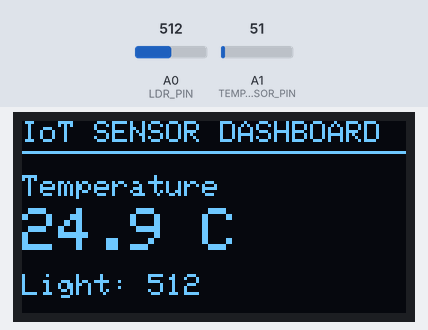
Simulated run of this sketch. Board: Arduino Uno, built with avr-gcc and run on an emulated ATmega328P. Shown: 128×64 one-colour display. The inputs (shaded band) are chosen by the test bench; at power-on: A1 (TEMP_SENSOR_PIN) = 51, A0 (LDR_PIN) = 512. What the sketch prints to the serial monitor is not drawn.

Above: at 2.7 s.
2.8 s: A1 (TEMP_SENSOR_PIN) set to 61
At 4.2 s:
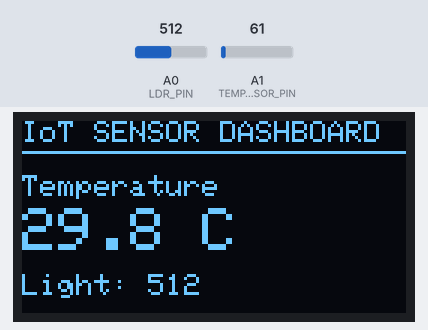
4.5 s: A0 (LDR_PIN) set to 716
At 5.5 s:
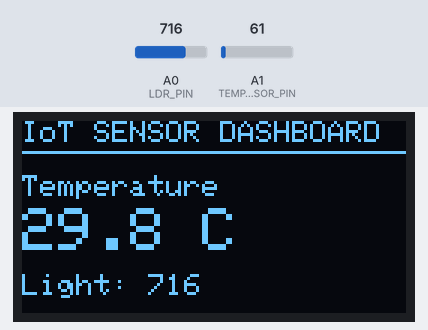
6.0 s: A1 (TEMP_SENSOR_PIN) set to 71
At 6.6 s:
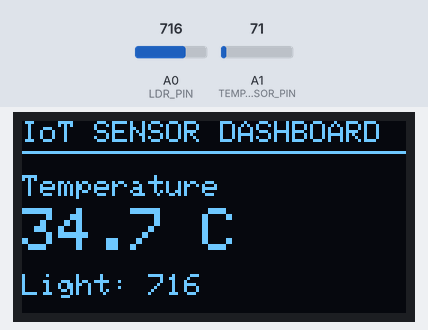
7.5 s: A0 (LDR_PIN) set to 900
At 8.7 s:
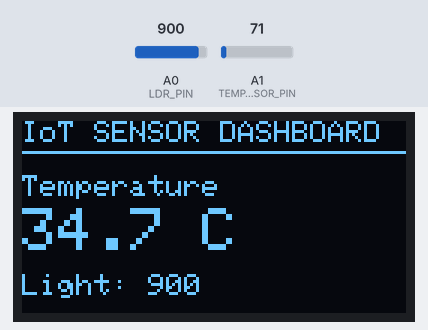
9.0 s: A1 (TEMP_SENSOR_PIN) set to 86
At 10.1 s:
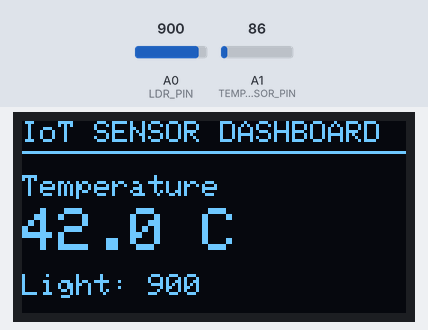
10.5 s: A0 (LDR_PIN) set to 1023
At 11.2 s:
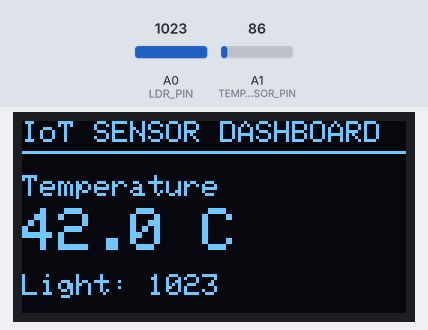
Timing chart, 0 to 13.0 s (numbered marks = the images above; inputs shaded):
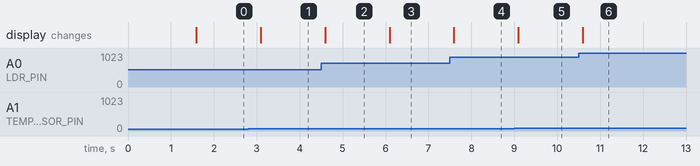

The sketch:

oled_sensor_dashboard.ino
```cpp
/*
  IoT Student Lab
  Project 23: OLED Sensor Dashboard
  Platform: Arduino Uno

  Sensors:
  - LDR
  - LM35

  Display:
  - 0.96" SSD1306 OLED, I2C

  Concept:
  Sensor Data + I2C + OLED Visualization
*/

#include <Wire.h>
#include <Adafruit_GFX.h>
#include <Adafruit_SSD1306.h>

const int SCREEN_WIDTH = 128;
const int SCREEN_HEIGHT = 64;

const int OLED_RESET = -1;
const int OLED_ADDRESS = 0x3C;

Adafruit_SSD1306 display(
  SCREEN_WIDTH,
  SCREEN_HEIGHT,
  &Wire,
  OLED_RESET
);

const int LDR_PIN = A0;
const int TEMP_SENSOR_PIN = A1;

const float ADC_REFERENCE = 5.0;
const int ADC_RESOLUTION = 1023;

const unsigned long UPDATE_INTERVAL = 500;

unsigned long lastUpdateTime = 0;

float readTemperatureC() {
  int sensorValue = analogRead(TEMP_SENSOR_PIN);

  float voltage =
    sensorValue * ADC_REFERENCE / ADC_RESOLUTION;

  // LM35 produces approximately 10 mV per °C.
  return voltage * 100.0;
}

void showDashboard(int lightLevel, float temperatureC) {
  display.clearDisplay();

  display.setTextColor(SSD1306_WHITE);

  // Header
  display.setTextSize(1);
  display.setCursor(0, 0);
  display.println("IoT SENSOR DASHBOARD");

  display.drawLine(0, 10, 127, 10, SSD1306_WHITE);

  // Temperature
  display.setTextSize(1);
  display.setCursor(0, 18);
  display.print("Temperature");

  display.setTextSize(2);
  display.setCursor(0, 29);
  display.print(temperatureC, 1);
  display.print(" C");

  // Light
  display.setTextSize(1);
  display.setCursor(0, 51);
  display.print("Light: ");

  display.setTextSize(1);
  display.print(lightLevel);

  display.display();
}

void setup() {
  Serial.begin(9600);

  if (!display.begin(
        SSD1306_SWITCHCAPVCC,
        OLED_ADDRESS
      )) {

    Serial.println("OLED initialization failed.");

    while (true) {
      // Stop here if the OLED cannot initialize.
    }
  }

  display.clearDisplay();
  display.setTextColor(SSD1306_WHITE);

  display.setTextSize(1);
  display.setCursor(0, 0);
  display.println("IoT Student Lab");

  display.setTextSize(2);
  display.setCursor(0, 20);
  display.println("Dashboard");

  display.setTextSize(1);
  display.setCursor(0, 50);
  display.println("Starting...");

  display.display();

  delay(1500);
}

void loop() {
  if (millis() - lastUpdateTime >= UPDATE_INTERVAL) {
    lastUpdateTime = millis();

    int lightLevel = analogRead(LDR_PIN);
    float temperatureC = readTemperatureC();

    showDashboard(lightLevel, temperatureC);

    Serial.print("Temperature: ");
    Serial.print(temperatureC, 1);
    Serial.print(" C | Light: ");
    Serial.println(lightLevel);
  }
}
```

Measured:
- after the input at 2.8 s, the display: changes after 0.29 s (image 1)
- after the input at 4.5 s, the display: changes after 0.09 s (image 2)
- after the input at 6.0 s, the display: changes after 0.09 s (image 3)
- after the input at 7.5 s, the display: changes after 0.09 s (image 4)
- after the input at 9.0 s, the display: changes after 0.09 s (image 5)
- after the input at 10.5 s, the display: changes after 0.09 s (image 6)
